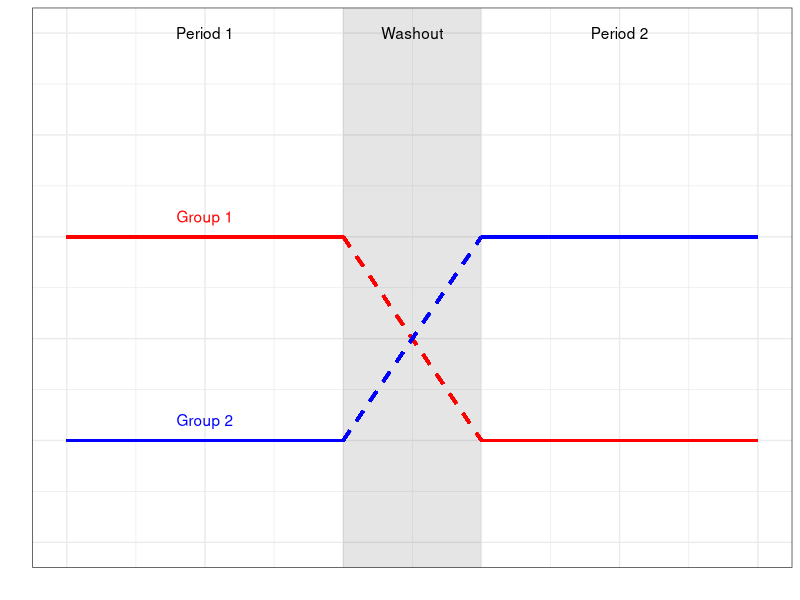

Write R code to recreate this figure.
## ---- chunk 1
list_of_packages<-c("tidyverse","kableExtra","knitr")
new.packages <- list_of_packages[!(list_of_packages %in% installed.packages()[,"Package"])]
if(length(new.packages))install.packages(new.packages,dependencies = TRUE)

library(tidyverse)
library(kableExtra)
library(knitr)

## ---- chunk 2

#reference: "An introduction to randomized controlled clinical trials" by J.N.S. Matthews.

alloc.mat<-as.data.frame(matrix(c("A","B","B","A"),2,2))
colnames(alloc.mat)<-c("Period 1", "Period 2")
rownames(alloc.mat)<-c("Group 1", "Group 2")



knitr::kable(alloc.mat,escape = F, align = "c", booktabs = T, caption = 'Treatment Allocation Matrix') %>%
  kable_styling(c("striped", "bordered"), latex_options = "striped", full_width = F) %>%
  column_spec(1, bold = T) 
## ---- chunk 3

#simulate some data based on a known structure
set.seed(123)
dat <- data.frame(x = runif(100, 1, 3.5), x2 = rnorm(100,0,0.25))
dat$intervention <- as.integer(dat$x >= 2.5)
dat$rev_intervention <- as.factor(as.integer(dat$x < 2.5))
dat$y <- 3 + 0.0001 * dat$x + 0.02 * dat$x2 + 4 * (dat$x >= 2.5) + rnorm(100,0,0.5)

for(i in 1:100)
{
if(dat$x[i]>2&dat$x[i]<2.5){dat$intervention[i]=2}
}
dat$intervention<-as.factor(dat$intervention)
newdat1<-dat[dat$intervention==0,]
newdat2<-dat[dat$intervention==1,]
newdat3<-dat[dat$intervention==2,]

mod1 <- lm(y~x,newdat1)
mod2 <- lm(y~x,newdat2)
 #plots for lmer


 ggplot(dat[!dat$intervention==2,], aes(x = x, y = y)) + 
   theme_bw()+ theme(legend.position = "top",strip.text=element_text(size=12),axis.text=element_text(size=12),axis.title=element_text(size=12,face="bold"))+ annotate("text",x=2.25,y=8,label="Washout")+xlab("")+ylab("") +
   annotate("text",x=1.5,y=8,label="Period 1") +
   annotate("text",x=3,y=8,label="Period 2")+
   annotate("rect",xmin=2,xmax=2.5,ymin=-Inf,ymax=Inf, alpha=0.1, fill="black")+
   geom_segment(aes(x=1,y=6,xend = 2, yend = 6),col="red",size=1) +
   geom_segment(aes(x=2.5,y=4,xend = 3.5, yend = 4),col="red",size=1)+
geom_segment(aes(x=2,y=6,xend = 2.5, yend = 4),col="red",linetype="dashed",size=1) +
   geom_segment(aes(x=2,y=4,xend = 2.5, yend = 6),col="blue",linetype="dashed",size=1)+
   geom_segment(aes(x=1,y=4,xend = 2, yend = 4),col="blue",size=1) +
   geom_segment(aes(x=2.5,y=6,xend = 3.5, yend = 6),col="blue",size=1)+ylim(3,8)+
   annotate("text",x=1.5,y=6.2,label="Group 1",color="red") +
   annotate("text",x=1.5,y=4.2,label="Group 2",color="blue")+theme(axis.text = element_blank(),axis.ticks = element_blank())
